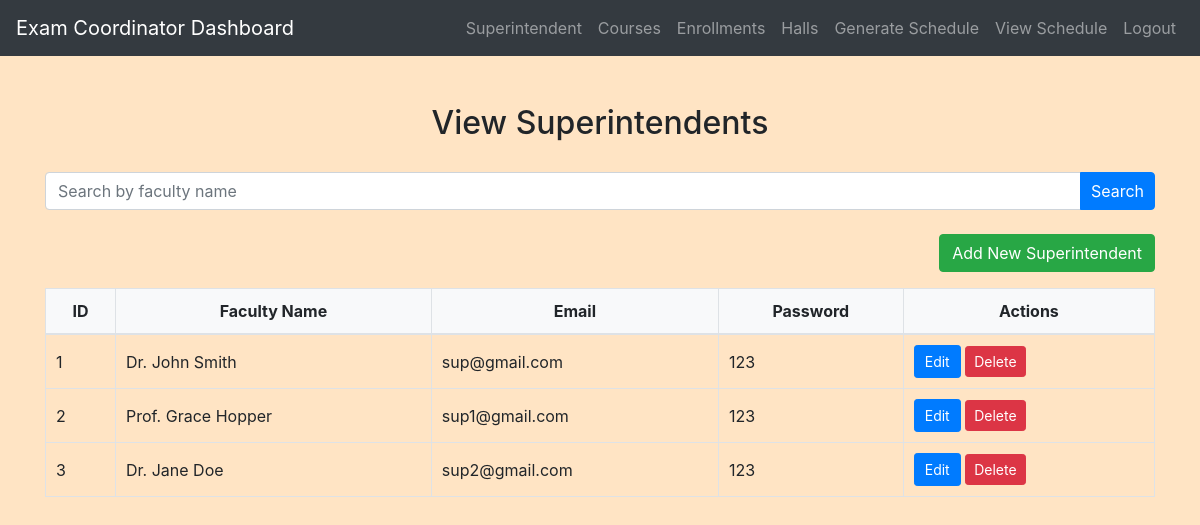
Before: /exam_coordinator/view_superintendents.php (signed in) with the older database file.
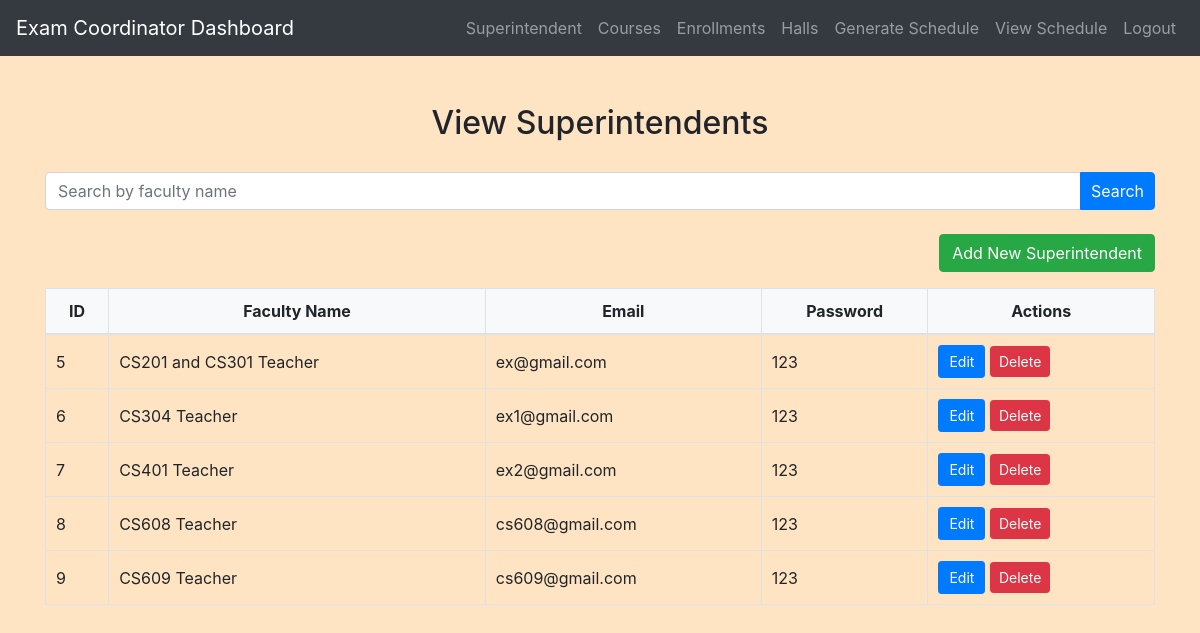
After: the same page with the newer database file.
### tables this page shows
CREATE TABLE `superintendents` (
  `id` int(11) NOT NULL,
  `faculty_id` int(11) NOT NULL,
  `email` varchar(255) NOT NULL,
  `password` varchar(255) NOT NULL
);

CREATE TABLE `faculty` (
  `id` int(11) NOT NULL,
  `name` varchar(255) NOT NULL
);

### exam_coordinator/view_superintendents.php (the view, shortened to what this page needs)
<?php
include('config.php');
function fetchSuperintendents($conn, $search_query) {
    $sql = "SELECT s.id, f.name AS faculty_name, s.email, s.password
            FROM Superintendents s
            INNER JOIN Faculty f ON s.faculty_id = f.id
            WHERE f.name LIKE ?";
    $stmt = $conn->prepare($sql);
    $search_query = '%' . $search_query . '%';
    $stmt->bind_param("s", $search_query);
    $stmt->execute();
    return $stmt->get_result();
}
$search_query = isset($_GET['search']) ? $_GET['search'] : '';
$result = fetchSuperintendents($conn, $search_query);
?>
<!DOCTYPE html>
<html lang="en">
<head>
    <link rel="stylesheet" href="https://maxcdn.bootstrapcdn.com/bootstrap/4.5.2/css/bootstrap.min.css">
    <link rel="stylesheet" href="../css/style.css">
</head>
<body>
<?php include('navbar.php'); ?>
<div class="container mt-5">
    <h2>View Superintendents</h2>
    <form method="get" class="mb-4">
        <div class="input-group">
            <input type="text" name="search" class="form-control" placeholder="Search by faculty name" value="<?php echo htmlspecialchars($search_query); ?>">
            <div class="input-group-append">
                <button class="btn btn-primary" type="submit">Search</button>
            </div>
        </div>
    </form>
    <table class="table table-bordered">
    <a href="add_superintendent.php" class="btn btn-success mb-3 float-right">Add New Superintendent</a>
        <thead>
            <tr>
                <th>ID</th>
                <th>Faculty Name</th>
                <th>Email</th>
                <th>Password</th>
                <th>Actions</th>
            </tr>
        </thead>
        <tbody>
            <?php
            if ($result->num_rows > 0) {
                while ($row = $result->fetch_assoc()) {
                    echo "<tr>";
                    echo "<td>{$row['id']}</td>";
                    echo "<td>{$row['faculty_name']}</td>";
                    echo "<td>{$row['email']}</td>";
                    echo "<td>{$row['password']}</td>";
                    echo "<td>
                            <a href='edit_superintendent.php?id={$row['id']}' class='btn btn-primary btn-sm'>Edit</a>
                            <a href='view_superintendents.php?delete={$row['id']}' class='btn btn-danger btn-sm' onclick=\"return confirm('Are you sure you want to delete this superintendent?');\">Delete</a>
                          </td>";
                    echo "</tr>";
                }
            } else {
                echo "<tr><td colspan='5'>No superintendents found</td></tr>";
            }
            ?>
        </tbody>
    </table>
</div>
</body>
</html>

Changed rows visible on the page:
removed superintendents: id "1", faculty.name "Dr. John Smith", email "sup@gmail.com", password "123"
removed superintendents: id "2", faculty.name "Prof. Grace Hopper", email "sup1@gmail.com", password "123"
removed superintendents: id "3", faculty.name "Dr. Jane Doe", email "sup2@gmail.com", password "123"
added superintendents: id "5", faculty.name "CS201 and CS301 Teacher", email "ex@gmail.com", password "123"
added superintendents: id "6", faculty.name "CS304 Teacher", email "ex1@gmail.com", password "123"
added superintendents: id "7", faculty.name "CS401 Teacher", email "ex2@gmail.com", password "123"
added superintendents: id "8", faculty.name "CS608 Teacher", email "cs608@gmail.com", password "123"
added superintendents: id "9", faculty.name "CS609 Teacher", email "cs609@gmail.com", password "123"
